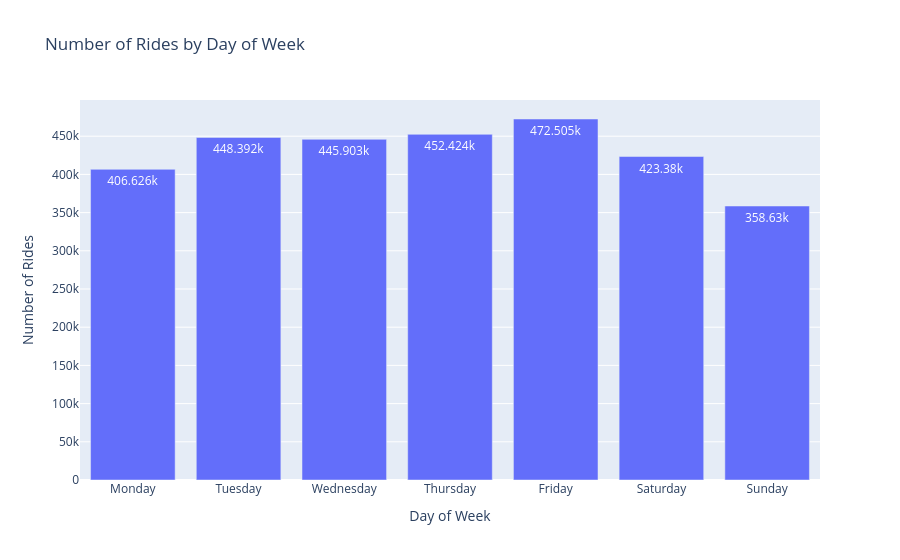

The notebook cell this image was saved under:
### Code cell
fig = px.bar(
    day_rides,
    x="day_of_week",
    y="number_of_rides",
    title="Number of Rides by Day of Week",
    text_auto=True
)

fig.update_layout(
    xaxis_title="Day of Week",
    yaxis_title="Number of Rides"
)

fig.show()

### Figure 1 — Plotly figure (JSON) as saved in the notebook; plotly's stock layout.template omitted (floating-point values rounded to 4 significant figures)
{"data": [{"hovertemplate": "day_of_week=%{x}<br>number_of_rides=%{y}<extra></extra>", "legendgroup": "", "marker": {"color": "#636efa", "pattern": {"shape": ""}}, "name": "", "orientation": "v", "showlegend": false, "textposition": "auto", "texttemplate": "%{y}", "type": "bar", "x": ["Monday", "Tuesday", "Wednesday", "Thursday", "Friday", "Saturday", "Sunday"], "xaxis": "x", "y": [406626, 448392, 445903, 452424, 472505, 423380, 358630], "yaxis": "y"}], "layout": {"barmode": "relative", "legend": {"tracegroupgap": 0}, "title": {"text": "Number of Rides by Day of Week"}, "xaxis": {"anchor": "y", "domain": [0, 1], "title": {"text": "Day of Week"}}, "yaxis": {"anchor": "x", "domain": [0, 1], "title": {"text": "Number of Rides"}}}}
